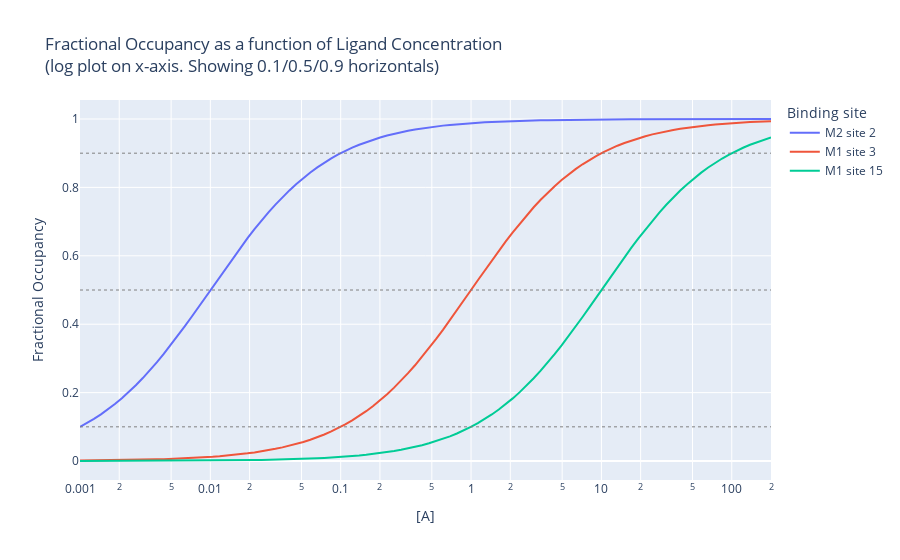

Write notebook code for a chart like this one.
### Code cell
fig = px.line(data_frame=df, 
                x="[A]", y=["M2 site 2", "M1 site 3", "M1 site 15"],
                log_x=True, range_x=[start,200],              
                title="Fractional Occupancy as a function of Ligand Concentration <br>(log plot on x-axis. Showing 0.1/0.5/0.9 horizontals)",
                labels={"value":"Fractional Occupancy", "variable":"Binding site"})

fig.add_hline(y=0.1, line_width=1, line_dash="dot", line_color="gray")
fig.add_hline(y=0.5, line_width=1, line_dash="dot", line_color="gray")
fig.add_hline(y=0.9, line_width=1, line_dash="dot", line_color="gray")

fig.show()
